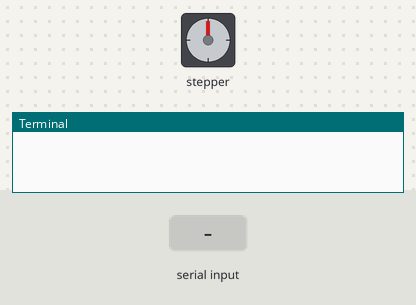
Bench run of a program on a simulated Raspberry Pi (BCM pin numbers). Parts: stepper motor, the last lines printed to the terminal. The inputs (shaded band) are chosen by the test bench. The stepper is drawn at 2048 steps a turn.

Above: at 1.2 s.
1.3 s: "CDS on\n" received over the second serial link
At 3.2 s:
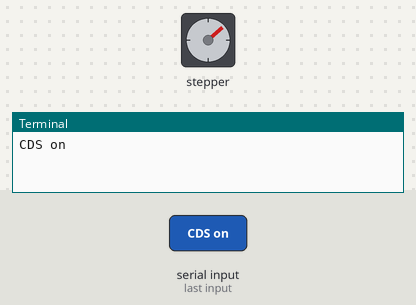
At 5.1 s:
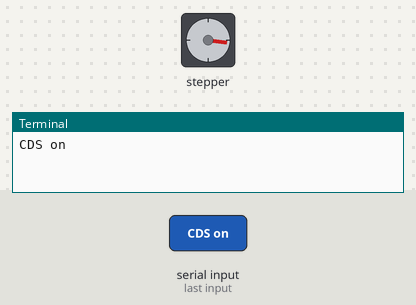
10.3 s: "CDS off\n" received over the second serial link
At 13.8 s:
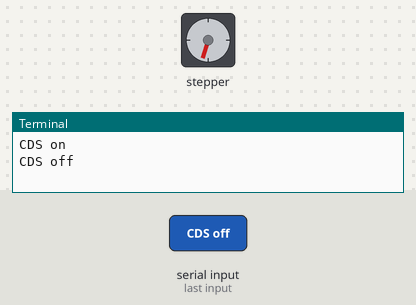
Timing chart, 0 to 19.3 s (numbered marks = the images above; inputs shaded):
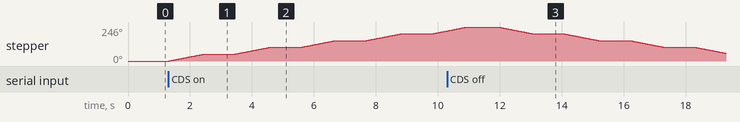

Measured:
- after the input at 1.3 s, stepper: turns 49° clockwise in 1.1 s, repeating every 2.1 s

The program:

final.py
```python
import serial
from dcmotor import loop1, loop2


port = '/dev/ttyUSB0'
SerialFromArduino = serial.Serial(port, 9600);
SerialFromArduino.flushInput()

while True:
    input_s = SerialFromArduino.readline()
    input_s = input_s.decode('utf-8').strip()
    print(input_s)
    if input_s == 'CDS on':  # 빛이 감지될 때
        loop1()
    elif input_s == 'CDS off':
        loop2()
```

dcmotor.py
```python
from gpiozero import OutputDevice
from time import sleep

stepPin = [19, 26, 16, 20]

def create_step_pins():
    return [OutputDevice(pin) for pin in stepPin]

def aStep(stepPins, s):
    if s == 0:
        stepPins[0].off()
        stepPins[1].on()
        stepPins[2].on()
        stepPins[3].off()
    elif s == 1:
        stepPins[0].off()
        stepPins[1].on()
        stepPins[2].off()
        stepPins[3].on()
    elif s == 2:
        stepPins[0].on()
        stepPins[1].off()
        stepPins[2].off()
        stepPins[3].on()
    elif s == 3:
        stepPins[0].on()
        stepPins[1].off()
        stepPins[2].on()
        stepPins[3].off()

def bStep(stepPins, s):
    if s == 3:
        stepPins[0].off()
        stepPins[1].on()
        stepPins[2].on()
        stepPins[3].off()
    elif s == 2:
        stepPins[0].off()
        stepPins[1].on()
        stepPins[2].off()
        stepPins[3].on()
    elif s == 1:
        stepPins[0].on()
        stepPins[1].off()
        stepPins[2].off()
        stepPins[3].on()
    elif s == 0:
        stepPins[0].on()
        stepPins[1].off()
        stepPins[2].on()
        stepPins[3].off()

def doStep1(stepPins, dir, nSteps, del_):
    for i in range(nSteps):
        aStep(stepPins, (nSteps-i-1) if dir else i % 4)
        sleep(del_ / 1000.0)

def doStep2(stepPins, dir, nSteps, del_):
    for i in range(nSteps):
        bStep(stepPins, (nSteps-i-1) if dir else i % 4)
        sleep(del_ / 1000.0)

def setup():
    pass

def loop1():
    stepPins = create_step_pins()
    for _ in range(5):
        doStep1(stepPins, False, 280, 4)
        sleep(1)
    for pin in stepPins:
        pin.close()

def loop2():
    stepPins = create_step_pins()
    for _ in range(5):
        doStep2(stepPins, False, 280, 4)
        sleep(1)
    for pin in stepPins:
        pin.close()

if __name__ == '__main__':
    setup()
    while True:
        k = input('command = ')
        if k == 'yes':
            try:
                loop1()
            except KeyboardInterrupt:
                break
        elif k == 'no':
            try:
                loop2()
            except KeyboardInterrupt:
                break
        else:
            print("Invalid command. Please enter 'yes' or 'no'.")
```
